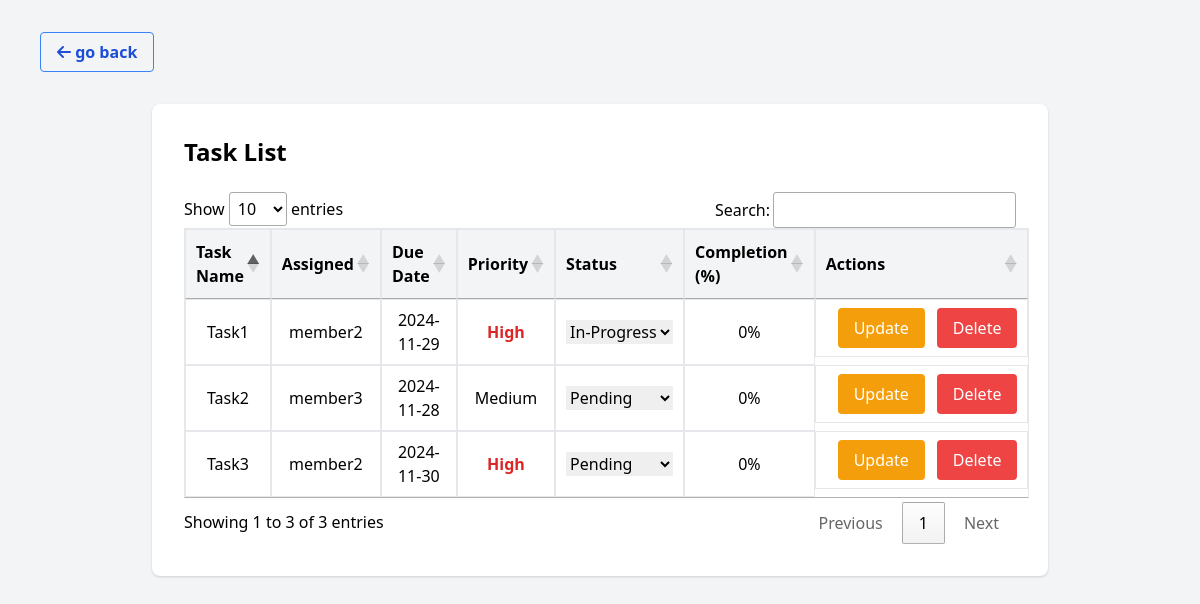
Screenshot of /admin/tasks/DisplayTask.php with the database file from the repository.
### tables this page shows
CREATE TABLE `tasks` (
  `task_id` int(11) NOT NULL,
  `task_name` varchar(100) NOT NULL,
  `description` text DEFAULT NULL,
  `assigned_member` varchar(50) DEFAULT NULL,
  `due_date` date DEFAULT NULL,
  `priority` enum('low','medium','high') DEFAULT 'medium',
  `status` enum('pending','in-progress','completed') DEFAULT 'pending',
  `created_at` timestamp NOT NULL DEFAULT current_timestamp(),
  `reminder_sent` tinyint(1) DEFAULT 0,
  `email` varchar(100) DEFAULT NULL,
  `completion_percentage` int(3) DEFAULT 0,
  `updated_at` timestamp NULL DEFAULT NULL,
  `completed_at` timestamp NULL DEFAULT NULL
);

### admin/tasks/DisplayTask.php (the view, shortened to what this page needs)
<?php
include '../includes/db.php';
$sql = "SELECT * FROM tasks ORDER BY due_date";
$result = $conn->query($sql);
?>
<!DOCTYPE html>
<html lang="en">
<head>
    <link href="https://cdn.jsdelivr.net/npm/tailwindcss@2.2.19/dist/tailwind.min.css" rel="stylesheet">
    <link rel="stylesheet" href="https://cdn.datatables.net/1.13.6/css/jquery.dataTables.min.css">
    <link rel="stylesheet" href="https://cdnjs.cloudflare.com/ajax/libs/font-awesome/6.6.0/css/all.min.css" />
</head>
<body class="bg-gray-100 p-10">
    <a class="bg-transparent hover:bg-blue-500 text-blue-700 font-semibold hover:text-white py-2 px-4 border border-blue-500 hover:border-transparent rounded" onclick="history.go(-1);"><i class="fa-solid fa-arrow-left"></i> go back</a>
    <div class="max-w-4xl mx-auto mt-10 bg-white p-8 shadow rounded-lg">
        <h2 class="text-2xl font-bold mb-6">Task List</h2>
        <table id="taskTable" class="w-full border border-gray-200">
            <thead>
                <tr class="bg-gray-100">
                    <th class="border px-4 py-2">Task Name</th>
                    <th class="border px-4 py-2">Assigned</th>
                    <th class="border px-4 py-2">Due Date</th>
                    <th class="border px-4 py-2">Priority</th>
                    <th class="border px-4 py-2">Status</th>
                    <th class="border px-4 py-2">Completion (%)</th>
                    <th class="border px-4 py-2">Actions</th>
                </tr>
            </thead>
            <tbody>
                <?php while ($task = $result->fetch_assoc()): ?>
                    <tr class="text-center fade-in">
                        <td class="border px-4 py-2"><?= htmlspecialchars($task['task_name']) ?></td>
                        <td class="border px-4 py-2"><?= htmlspecialchars($task['assigned_member']) ?></td>
                        <td class="border px-4 py-2"><?= htmlspecialchars($task['due_date']) ?></td>
                        <td class="border px-4 py-2 <?= $task['priority'] == 'high' ? 'text-red-600 font-bold' : '' ?>">
                            <?= htmlspecialchars(ucfirst($task['priority'])) ?>
                        </td>
                        <td class="border px-4 py-2">
                            <select class="status-update" data-id="<?= $task['task_id'] ?>">
                                <option value="pending" <?= $task['status'] == 'pending' ? 'selected' : '' ?>>Pending</option>
                                <option value="in-progress" <?= $task['status'] == 'in-progress' ? 'selected' : '' ?>>In-Progress</option>
                            </select>
                        </td>
                        <td class="border px-4 py-2"><?= htmlspecialchars($task['completion_percentage']) ?>%</td>
                        <td class="border px-4 flex py-2">
                            <a href="track_task.php?task_id=<?= $task['task_id'] ?>" class="bg-yellow-500 mx-3 text-white px-4 py-2 rounded hover:bg-yellow-600">Update</a>
                            <a href="delete_task.php?task_id=<?= $task['task_id'] ?>" class="bg-red-500 text-white px-4 py-2 rounded hover:bg-red-600">Delete</a>
                        </td>
                    </tr>
                <?php endwhile; ?>
            </tbody>
        </table>
    </div>
</body>
</html>

### rows the page displays
tasks: task_name "Task2", assigned_member "member3", due_date "2024-11-28", priority "Medium", status+task_id "Pending", completion_percentage "0"
tasks: task_name "Task1", assigned_member "member2", due_date "2024-11-29", priority "High", status+task_id "In-Progress", completion_percentage "0"
tasks: task_name "Task3", assigned_member "member2", due_date "2024-11-30", priority "High", status+task_id "Pending", completion_percentage "0"
